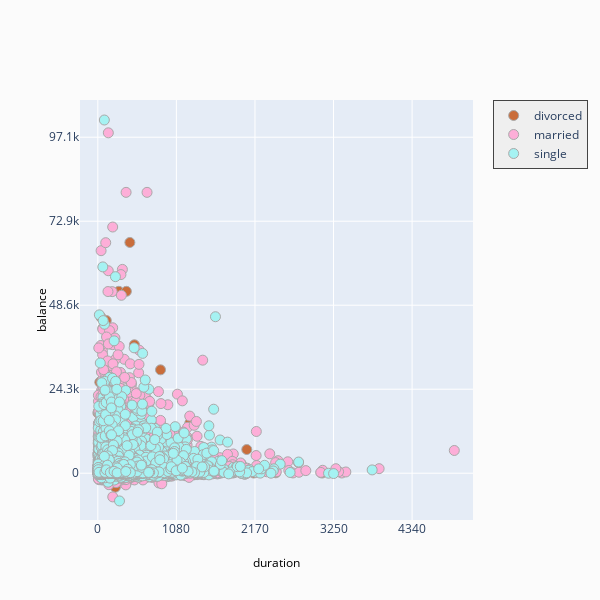

Notebook code cell kept with this figure:
### Markdown cell above
### Marital status comparison

### Code cell
fig = ff.create_facet_grid(
    df,
    x='duration',
    y='balance',
    color_name='marital',
    show_boxes=False,
    marker={'size': 10, 'opacity': 1.0},
    colormap={'single': 'rgb(165, 242, 242)', 'married': 'rgb(253, 174, 216)', 'divorced': 'rgba(201, 109, 59, 0.82)'}
)

iplot(fig, filename='facet - custom colormap')

### Figure 1 — Plotly figure (JSON) as saved in the notebook; plotly's stock layout.template omitted (floating-point values rounded to 4 significant figures; data arrays with more than 128 entries replaced by an {"elided": "..."} marker saying what was removed)
{"data": [{"marker": {"color": "rgb(201, 109, 59)", "line": {"color": "darkgrey", "width": 1}, "opacity": 1, "size": 10}, "mode": "markers", "name": "divorced", "type": "scatter", "x": {"elided": "4740 int values"}, "xaxis": "x", "y": {"elided": "4740 int values"}, "yaxis": "y"}, {"marker": {"color": "rgb(253, 174, 216)", "line": {"color": "darkgrey", "width": 1}, "opacity": 1, "size": 10}, "mode": "markers", "name": "married", "type": "scatter", "x": {"elided": "24939 int values"}, "xaxis": "x", "y": {"elided": "24939 int values"}, "yaxis": "y"}, {"marker": {"color": "rgb(165, 242, 242)", "line": {"color": "darkgrey", "width": 1}, "opacity": 1, "size": 10}, "mode": "markers", "name": "single", "type": "scatter", "x": {"elided": "12018 int values"}, "xaxis": "x", "y": {"elided": "12018 int values"}, "yaxis": "y"}], "layout": {"annotations": [{"font": {"color": "#000000", "size": 12}, "showarrow": false, "text": "duration", "textangle": 0, "x": 0.5, "xanchor": "center", "xref": "paper", "y": -0.1, "yanchor": "middle", "yref": "paper"}, {"font": {"color": "#000000", "size": 12}, "showarrow": false, "text": "balance", "textangle": -90, "x": -0.1, "xanchor": "center", "xref": "paper", "y": 0.5, "yanchor": "middle", "yref": "paper"}], "height": 600, "legend": {"bgcolor": "#efefef", "borderwidth": 1, "x": 1.05, "y": 1, "yanchor": "top"}, "paper_bgcolor": "rgb(251, 251, 251)", "showlegend": true, "title": {"text": ""}, "width": 600, "xaxis": {"anchor": "y", "domain": [0, 1], "dtick": 1084, "range": [-245.9, 5176.0], "ticklen": 0, "zeroline": false}, "yaxis": {"anchor": "x", "domain": [0, 1], "dtick": 24287, "range": [-13530.0, 107900.0], "ticklen": 0, "zeroline": false}}}
